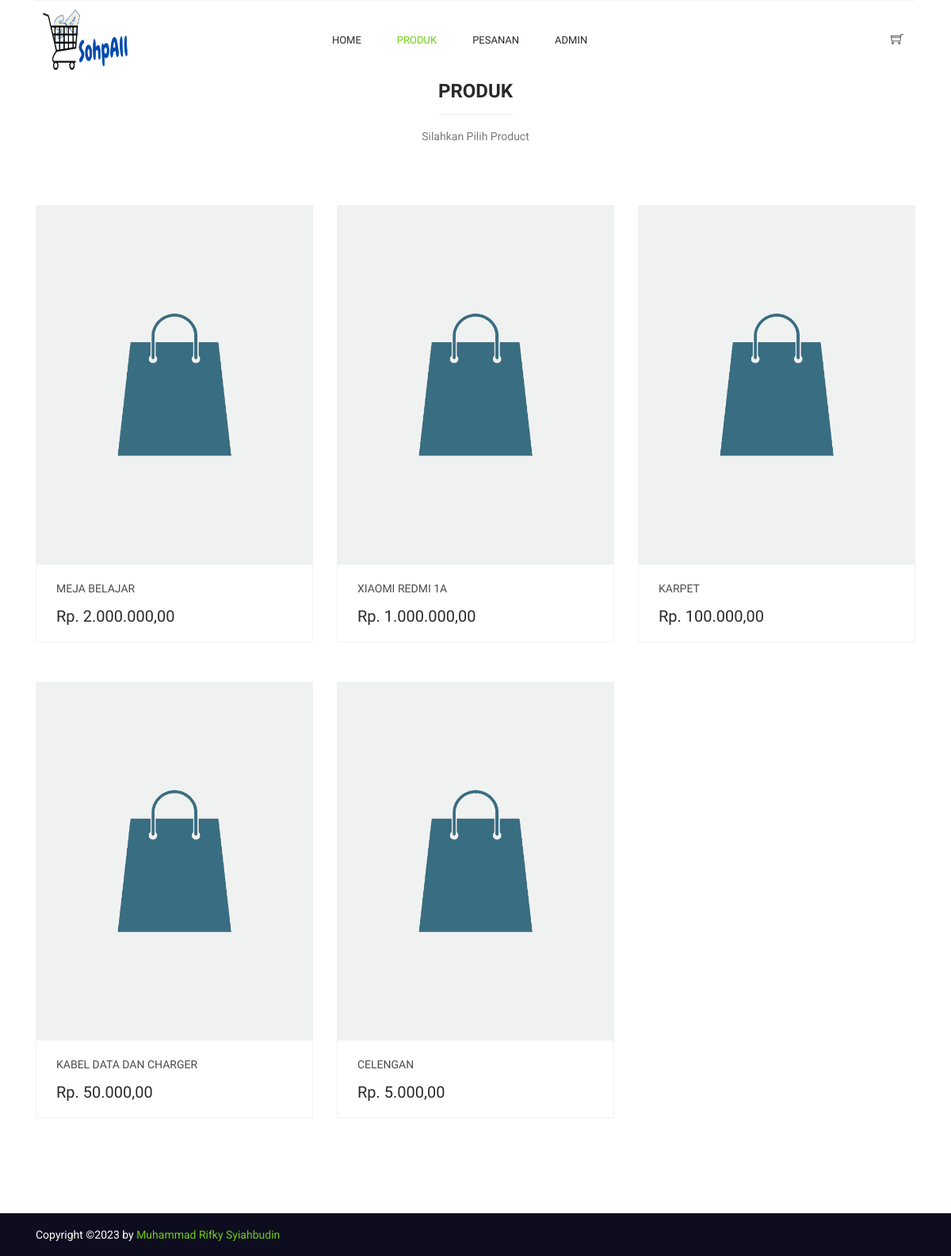
/produk.php, run on the app's committed database.
### tables this page shows
CREATE TABLE `produk` (
  `id` int(11) NOT NULL,
  `kode` varchar(45) NOT NULL,
  `nama` varchar(45) NOT NULL,
  `harga` double NOT NULL,
  `stok` int(11) NOT NULL,
  `deskripsi` text DEFAULT NULL,
  `kategori_produk_id` int(11) NOT NULL
);

### produk.php (the view, shortened to what this page needs)
<?php
    require_once 'template/header.php';
    require_once 'config/db.php';
    $sql = "SELECT * FROM produk";
    $products = $dbh->query($sql);
?>
<section class="feature_product_area section_gap_bottom_custom">
    <div class="container">
      <div class="row justify-content-center">
        <div class="col-lg-12">
          <div class="main_title">
            <h2><span>Produk</span></h2>
            <p>Silahkan Pilih Product</p>
          </div>
        </div>
      </div>
      <div class="row">
        <?php foreach($products as $key => $value) : ?>
        <div class="col-lg-4 col-md-6">
          <div class="single-product">
            <div class="product-img">
              <img class="img-fluid w-100" src="assets/images/bag.jpg" alt="">
            </div>
            <div class="product-btm">
              <a href="#" class="d-block">
                <h4><?= $value['nama'] ?></h4>
              </a>
              <div class="mt-3">
                <span class="mr-4">Rp. <?= number_format($value['harga'],2,',','.'); ?></span>
              </div>
            </div>
          </div>
        </div>
        <?php endforeach; ?>
      </div>
    </div>
</section>
<?php
    require_once 'template/footer.php';
?>

### assets/css/style.css (style rules this page uses)
body { line-height:24px;font-size:14px;font-family:"Roboto",sans-serif;font-weight:normal;color:#797979 }
h1,h2,h3,h4,h5,h6 { font-family:"Heebo",sans-serif;color:#2a2a2a;font-weight:500 }
a { text-decoration:none;transition:all 0.3s ease-in-out }
.section_gap_bottom_custom { padding-bottom:70px }
.main_title { text-align:center;margin-bottom:75px }
.main_title h2 { font-size:24px;color:#2a2a2a;margin-bottom:30px;font-weight:700;text-transform:uppercase }
.main_title h2 span { position:relative;display:inline-block }
.main_title h2 span:after { content:'';position:absolute;left:0px;bottom:-15px;width:100%;height:1px;background:#ebedee }
.main_title p { font-size:14px;font-family:"Roboto",sans-serif;font-weight:normal;line-height:24px;color:#797979;margin-bottom:0px }
h2 { font-size:30px }
h4 { font-size:18px }
.single-product { text-align:center;margin-bottom:50px }
.single-product .product-img { position:relative;overflow:hidden }
.single-product .product-btm { padding:22px 25px 18px;border:1px solid #f0f2f1;text-align:left }
.single-product .product-btm h4 { color:#4a4a4a;font-size:14px;font-weight:400;text-transform:uppercase;margin-bottom:0px;transition:all 300ms linear 0s }
.single-product .product-btm span { font-family:"Heebo",sans-serif;font-size:20px;font-weight:500;line-height:16px;color:#2a2a2a }

### data on the page
produk: nama "MEJA BELAJAR", harga "2.000.000,00"
produk: nama "XIAOMI REDMI 1A", harga "1.000.000,00"
produk: nama "KARPET", harga "100.000,00"
produk: nama "KABEL DATA DAN CHARGER", harga "50.000,00"
produk: nama "CELENGAN", harga "5.000,00"
